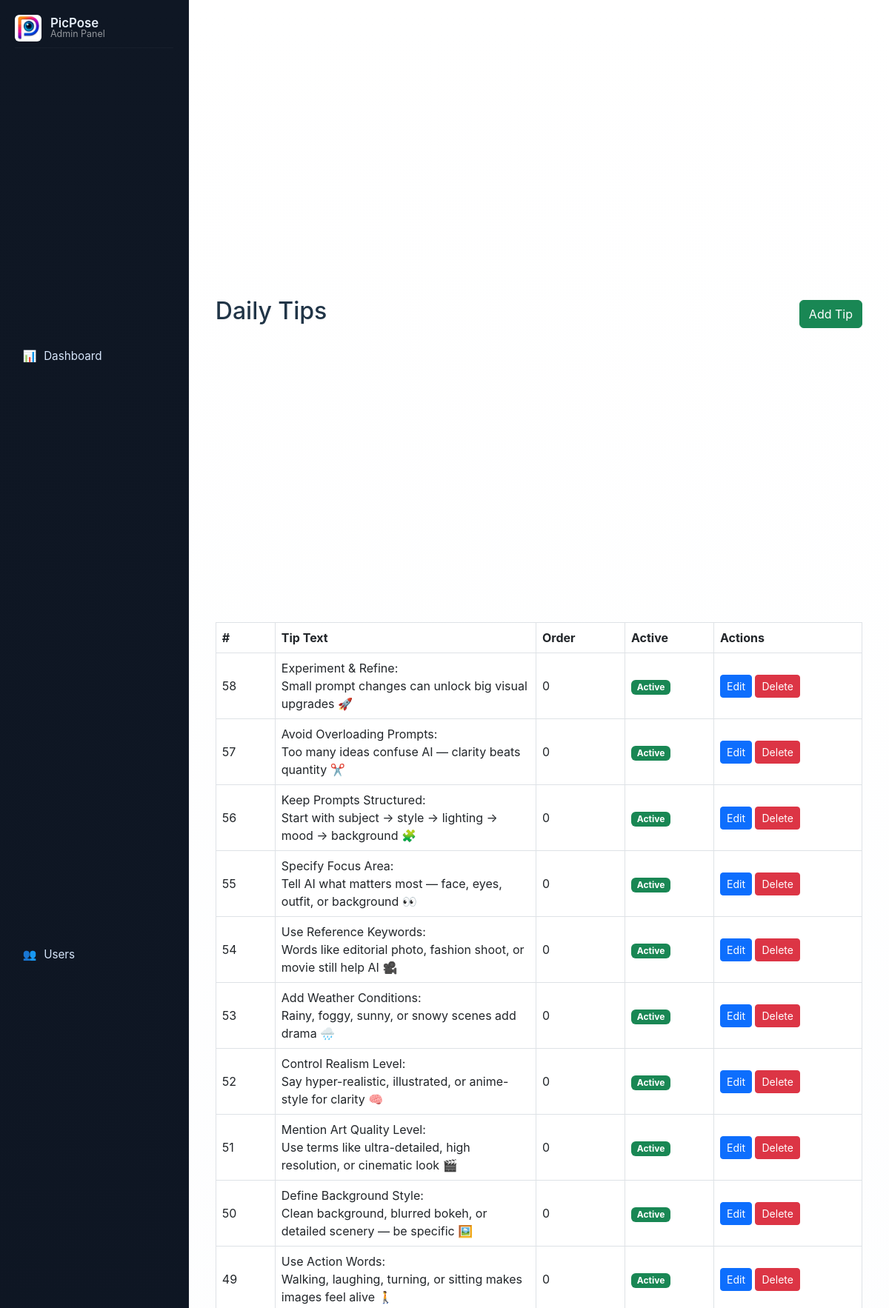
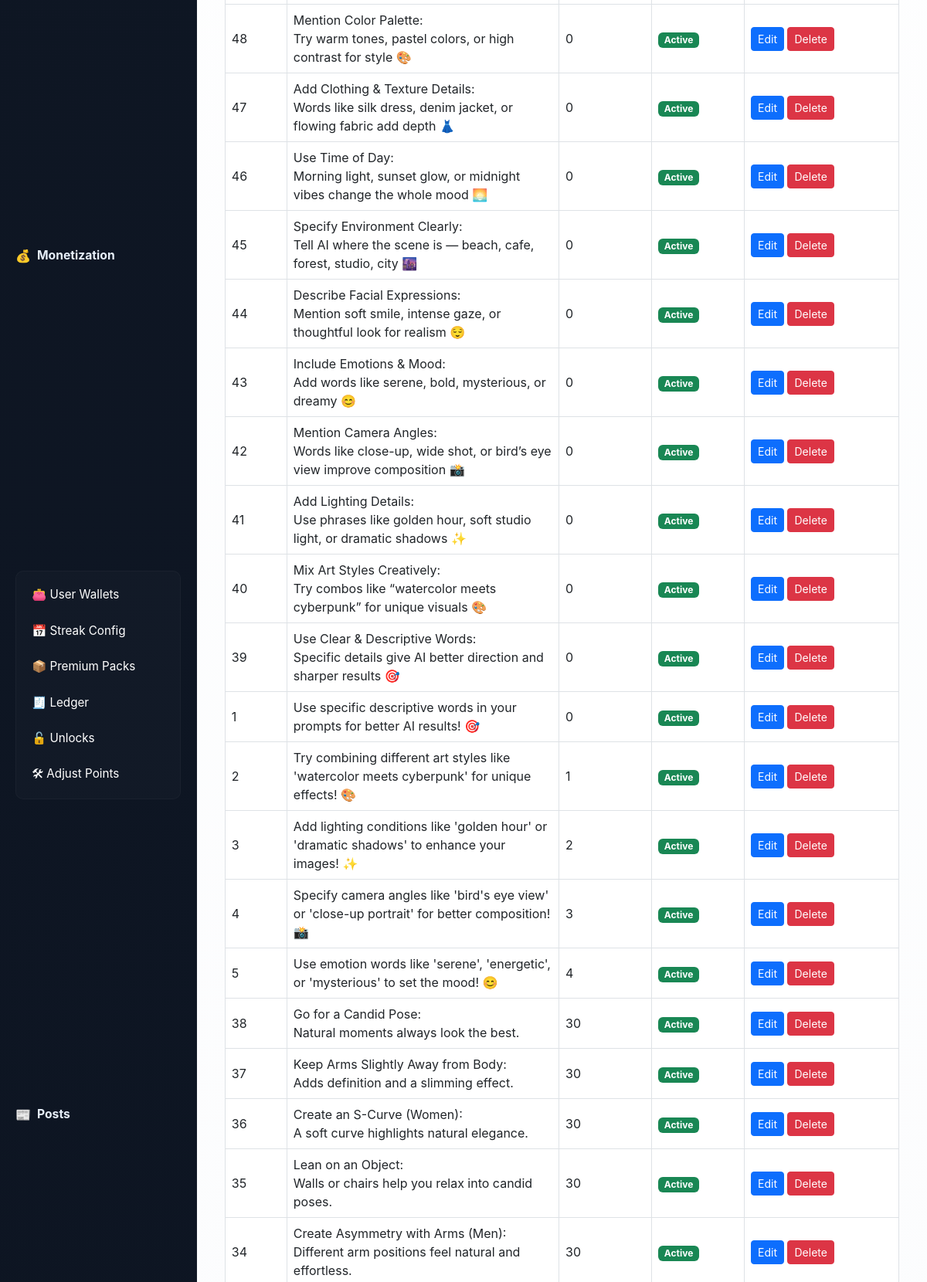
The app's page /views/tips/manage_tips.php (signed in, upper part) with its own data (2 pictures, top to bottom).
### tables this page shows
CREATE TABLE `daily_tips` (
  `id` int(10) UNSIGNED NOT NULL,
  `tip_text` text NOT NULL,
  `is_active` tinyint(1) NOT NULL DEFAULT 1,
  `display_order` int(11) NOT NULL DEFAULT 0,
  `created_at` datetime NOT NULL DEFAULT current_timestamp(),
  `updated_at` datetime DEFAULT NULL ON UPDATE current_timestamp()
);

### views/tips/manage_tips.php (the view, shortened to what this page needs)
<?php
require '../../config.php';
include '../../includes/header.php';
$res = $conn->query("SELECT * FROM daily_tips ORDER BY display_order ASC, created_at DESC");
$tips = [];
while ($r = $res->fetch_assoc()) $tips[] = $r;
?>
<div class="container">
  <div class="d-flex justify-content-between align-items-center mb-3">
    <h2>Daily Tips</h2>
    <div>
      <button class="btn btn-success" id="addTipBtn">Add Tip</button>
    </div>
  </div>
  <table class="table table-bordered align-middle">
    <thead>
      <tr>
        <th style="width:80px;">#</th>
        <th>Tip Text</th>
        <th style="width:120px;">Order</th>
        <th style="width:120px;">Active</th>
        <th style="width:200px;">Actions</th>
      </tr>
    </thead>
    <tbody>
      <?php if (empty($tips)): ?>
        <tr><td colspan="5" class="text-center">No tips yet. Add one.</td></tr>
      <?php else: ?>
        <?php foreach ($tips as $t): ?>
          <tr data-tip='<?= htmlspecialchars(json_encode($t), ENT_QUOTES); ?>'>
            <td><?= (int)$t['id']; ?></td>
            <td><?= nl2br(htmlspecialchars($t['tip_text'])); ?></td>
            <td><?= (int)$t['display_order']; ?></td>
            <td><?= $t['is_active'] ? '<span class="badge bg-success">Active</span>' : '<span class="badge bg-secondary">Inactive</span>'; ?></td>
            <td>
              <button class="btn btn-sm btn-primary editTipBtn">Edit</button>
              <form method="POST" action="../../process_tip.php" style="display:inline-block;">
                <button class="btn btn-sm btn-danger" onclick="return confirm('Delete this tip?')">Delete</button>
              </form>
            </td>
          </tr>
        <?php endforeach; ?>
      <?php endif; ?>
    </tbody>
  </table>
</div>
<?php include '../../includes/footer.php'; ?>

### assets/css/style.css (style rules this page uses)
:root { --sidebar-bg-start: #0f1724; --sidebar-bg-end: #0b1220; --sidebar-text: #e6eef8; --muted: rgba(255,255,255,0.55); --accent-start: #2563eb; --accent-end: #7c3aed; }
html, body { height: 100%; margin: 0; font-family: "Inter", system-ui, -apple-system, "Segoe UI", Roboto, "Helvetica Neue", Arial; background: #f6f8fb; color: #213547; }
.d-flex { display: flex; min-height: 100vh; box-sizing: border-box; }

### records on screen
daily_tips: id "58", tip_text "Experiment & Refine: Small prompt changes can unlock big visual upgrades 🚀", display_order "0", is_active "Active"
daily_tips: id "57", tip_text "Avoid Overloading Prompts: Too many ideas confuse AI — clarity beats quantity ✂️", display_order "0", is_active "Active"
daily_tips: id "56", tip_text "Keep Prompts Structured: Start with subject → style → lighting → mood → background 🧩", display_order "0", is_active "Active"
daily_tips: id "55", tip_text "Specify Focus Area: Tell AI what matters most — face, eyes, outfit, or background 👀", display_order "0", is_active "Active"
daily_tips: id "54", tip_text "Use Reference Keywords: Words like editorial photo, fashion shoot, or movie still help AI 🎥", display_order "0", is_active "Active"
daily_tips: id "53", tip_text "Add Weather Conditions: Rainy, foggy, sunny, or snowy scenes add drama 🌧️", display_order "0", is_active "Active"
daily_tips: id "52", tip_text "Control Realism Level: Say hyper-realistic, illustrated, or anime-style for clarity 🧠", display_order "0", is_active "Active"
daily_tips: id "51", tip_text "Mention Art Quality Level: Use terms like ultra-detailed, high resolution, or cinematic look 🎬", display_order "0", is_active "Active"
daily_tips: id "50", tip_text "Define Background Style: Clean background, blurred bokeh, or detailed scenery — be specific 🖼️", display_order "0", is_active "Active"
daily_tips: id "49", tip_text "Use Action Words: Walking, laughing, turning, or sitting makes images feel alive 🚶", display_order "0", is_active "Active"
daily_tips: id "48", tip_text "Mention Color Palette: Try warm tones, pastel colors, or high contrast for style 🎨", display_order "0", is_active "Active"
daily_tips: id "47", tip_text "Add Clothing & Texture Details: Words like silk dress, denim jacket, or flowing fabric add depth 👗", display_order "0", is_active "Active"
daily_tips: id "46", tip_text "Use Time of Day: Morning light, sunset glow, or midnight vibes change the whole mood 🌅", display_order "0", is_active "Active"
daily_tips: id "45", tip_text "Specify Environment Clearly: Tell AI where the scene is — beach, cafe, forest, studio, city 🌆", display_order "0", is_active "Active"
daily_tips: id "44", tip_text "Describe Facial Expressions: Mention soft smile, intense gaze, or thoughtful look for realism 😌", display_order "0", is_active "Active"
daily_tips: id "43", tip_text "Include Emotions & Mood: Add words like serene, bold, mysterious, or dreamy 😊", display_order "0", is_active "Active"
daily_tips: id "42", tip_text "Mention Camera Angles: Words like close-up, wide shot, or bird’s eye view improve composition 📸", display_order "0", is_active "Active"
daily_tips: id "41", tip_text "Add Lighting Details: Use phrases like golden hour, soft studio light, or dramatic shadows ✨", display_order "0", is_active "Active"
daily_tips: id "40", tip_text "Mix Art Styles Creatively: Try combos like “watercolor meets cyberpunk” for unique visuals 🎨", display_order "0", is_active "Active"
daily_tips: id "39", tip_text "Use Clear & Descriptive Words: Specific details give AI better direction and sharper results 🎯", display_order "0", is_active "Active"
daily_tips: id "1", tip_text "Use specific descriptive words in your prompts for better AI results! 🎯", display_order "0", is_active "Active"
daily_tips: id "2", tip_text "Try combining different art styles like 'watercolor meets cyberpunk' for unique effects! 🎨", display_order "1", is_active "Active"
daily_tips: id "3", tip_text "Add lighting conditions like 'golden hour' or 'dramatic shadows' to enhance your images! ✨", display_order "2", is_active "Active"
daily_tips: id "4", tip_text "Specify camera angles like 'bird's eye view' or 'close-up portrait' for better composition! 📸", display_order "3", is_active "Active"
daily_tips: id "5", tip_text "Use emotion words like 'serene', 'energetic', or 'mysterious' to set the mood! 😊", display_order "4", is_active "Active"
daily_tips: id "38", tip_text "Go for a Candid Pose: Natural moments always look the best.", display_order "30", is_active "Active"
daily_tips: id "37", tip_text "Keep Arms Slightly Away from Body: Adds definition and a slimming effect.", display_order "30", is_active "Active"
daily_tips: id "36", tip_text "Create an S-Curve (Women): A soft curve highlights natural elegance.", display_order "30", is_active "Active"
daily_tips: id "35", tip_text "Lean on an Object: Walls or chairs help you relax into candid poses.", display_order "30", is_active "Active"
daily_tips: id "34", tip_text "Create Asymmetry with Arms (Men): Different arm positions feel natural and effortless.", display_order "30", is_active "Active"
